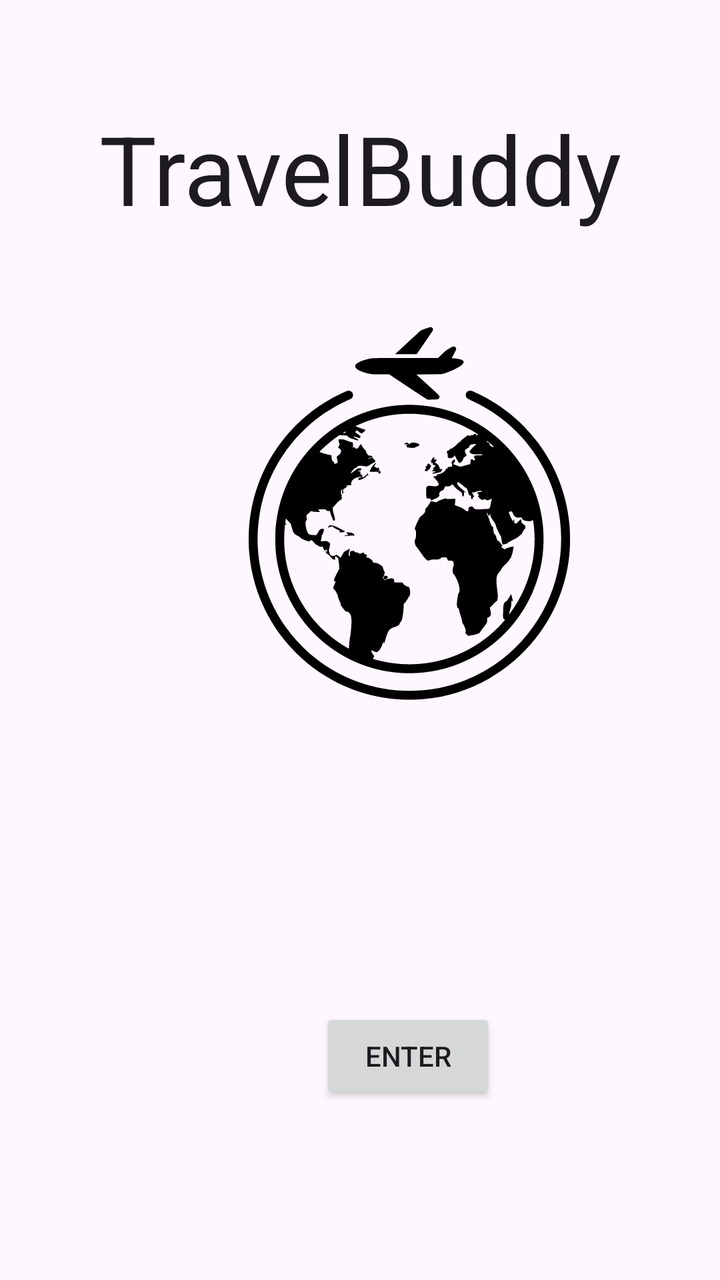
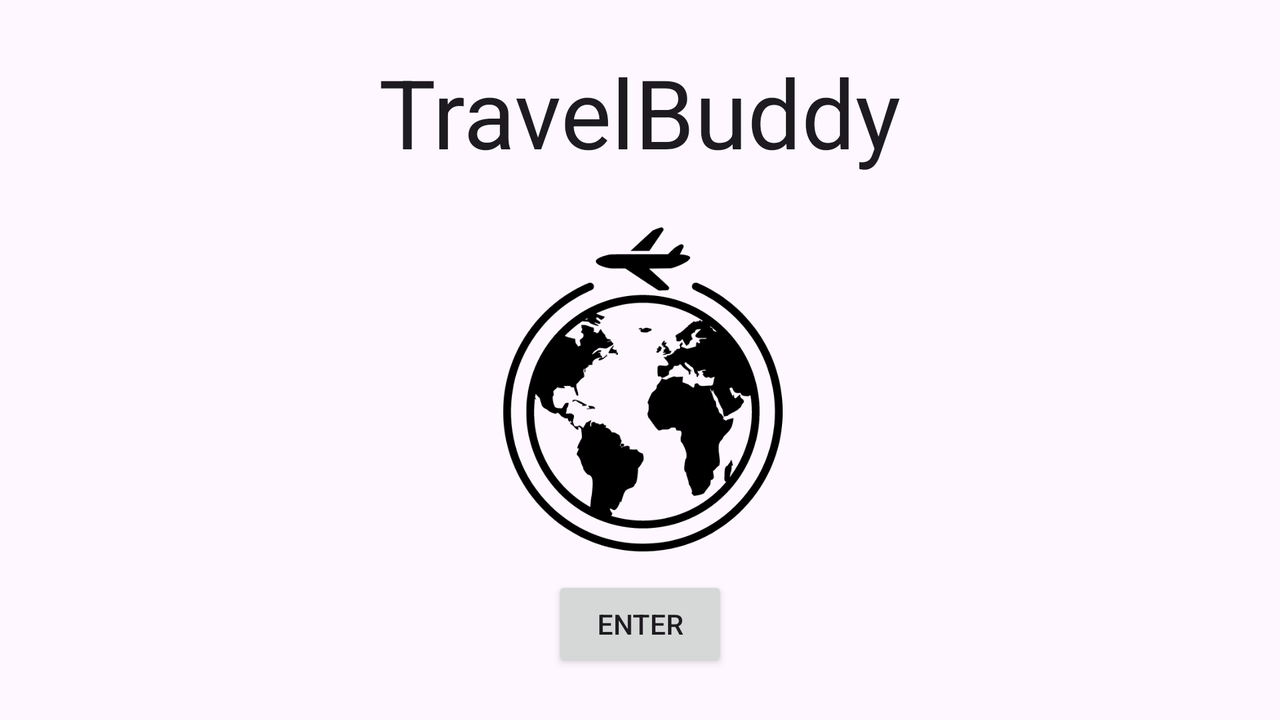

Two renders of one Android screen. The first uses the default layout on a phone; the second uses the alternative layout the repository ships for a different screen configuration, on a matching device. The two XML files are below.
<!-- AndroidManifest.xml: application theme Theme.TravelBuddy -->
<!-- res/layout/activity_main.xml -->
<?xml version="1.0" encoding="utf-8"?>
<androidx.constraintlayout.widget.ConstraintLayout xmlns:android="http://schemas.android.com/apk/res/android"
    xmlns:app="http://schemas.android.com/apk/res-auto"
    xmlns:tools="http://schemas.android.com/tools"
    android:layout_width="match_parent"
    android:layout_height="match_parent"
    tools:context=".UI.MainActivity">

    <TextView
        android:layout_width="0dp"
        android:layout_height="0dp"
        android:layout_marginTop="52dp"
        android:text="TravelBuddy"
        android:textAlignment="center"
        android:textAppearance="@style/TextAppearance.AppCompat.Large"
        android:textSize="48sp"
        app:layout_constraintBottom_toTopOf="@+id/imageView"
        app:layout_constraintEnd_toEndOf="parent"
        app:layout_constraintHorizontal_bias="0.0"
        app:layout_constraintStart_toStartOf="parent"
        app:layout_constraintTop_toTopOf="parent"
        app:layout_constraintVertical_bias="0.0" />

    <ImageView
        android:id="@+id/imageView"
        android:layout_width="230dp"
        android:layout_height="254dp"
        android:layout_marginStart="88dp"
        android:layout_marginBottom="264dp"
        app:layout_constraintBottom_toBottomOf="parent"
        app:layout_constraintStart_toStartOf="parent"
        app:srcCompat="@drawable/logo" />

    <Button
        android:id="@+id/button"
        android:layout_width="wrap_content"
        android:layout_height="wrap_content"
        android:layout_marginStart="160dp"
        android:layout_marginBottom="88dp"
        android:text="Enter"
        app:layout_constraintBottom_toBottomOf="parent"
        app:layout_constraintStart_toStartOf="parent" />

</androidx.constraintlayout.widget.ConstraintLayout>
<!-- resources referenced by this layout -->
<resources>
  <!-- drawable logo: vector/xml drawable (drawable, 23400 chars, omitted) -->
  <style name="Theme.TravelBuddy" parent="Base.Theme.TravelBuddy" />
  <style name="Base.Theme.TravelBuddy" parent="Theme.Material3.DayNight">
          
          
      </style>
</resources>
<!-- res/layout-land/activity_main.xml (the author's variant of the layout above) -->
<!-- drawn on the phone turned sideways -->
<?xml version="1.0" encoding="utf-8"?>
<LinearLayout
    android:layout_width="match_parent"
    android:layout_height="wrap_content"
    android:layout_margin="2dp"
    android:orientation="vertical"
    android:gravity="center"
    xmlns:app="http://schemas.android.com/apk/res-auto"
    xmlns:android="http://schemas.android.com/apk/res/android">

    <TextView
        android:layout_width="wrap_content"
        android:layout_height="wrap_content"
        android:text="TravelBuddy"
        android:textAlignment="center"
        android:textAppearance="@style/TextAppearance.AppCompat.Large"
        android:textSize="48sp"
 />

    <ImageView
        android:id="@+id/imageView"
        android:layout_width="200dp"
        android:layout_height="200dp"
        app:srcCompat="@drawable/logo" />

    <Button
        android:id="@+id/button"
        android:layout_width="wrap_content"
        android:layout_height="wrap_content"
        android:text="Enter"/>

</LinearLayout>
